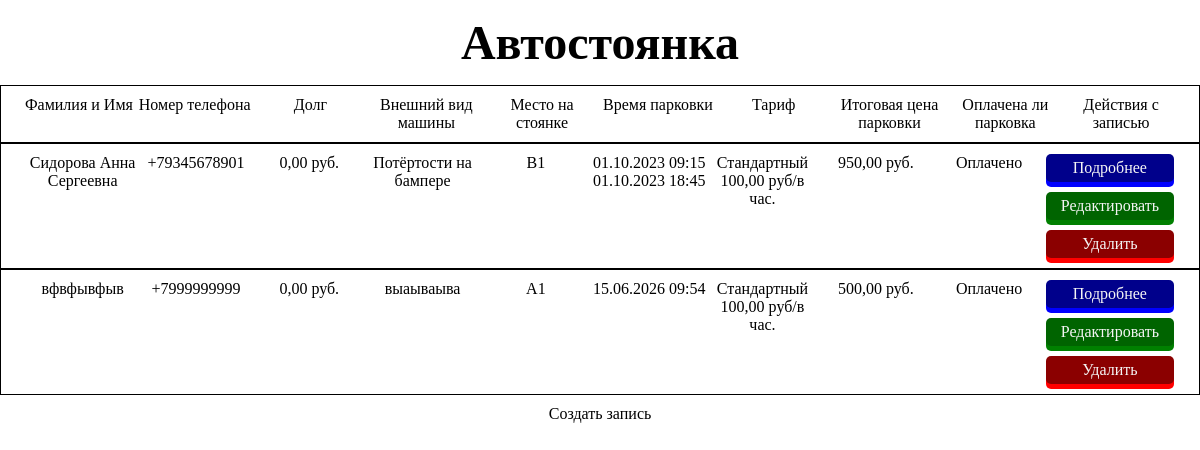
The page / on the database its author committed.
### tables this page shows
CREATE TABLE `parking` (
  `id` int(11) NOT NULL,
  `car_id` int(11) NOT NULL,
  `parking_spot_id` int(11) NOT NULL,
  `entry_time` datetime DEFAULT current_timestamp(),
  `exit_time` datetime DEFAULT NULL,
  `total_price` decimal(10,2) DEFAULT 0.00,
  `is_paid` tinyint(1) DEFAULT 0,
  `payment_method` enum('cash','card','online') DEFAULT 'cash',
  `notes` text DEFAULT NULL,
  `created_at` datetime DEFAULT current_timestamp(),
  `updated_at` datetime DEFAULT current_timestamp() ON UPDATE current_timestamp(),
  `tariffs_id` int(11) NOT NULL
);

CREATE TABLE `users` (
  `id` int(11) NOT NULL,
  `full_name` varchar(255) NOT NULL,
  `phone` varchar(20) NOT NULL,
  `created_at` datetime DEFAULT current_timestamp()
);

CREATE TABLE `cars` (
  `id` int(11) NOT NULL,
  `user_id` int(11) NOT NULL,
  `license_plate` varchar(20) NOT NULL,
  `car_model` varchar(100) DEFAULT NULL,
  `car_color` varchar(50) DEFAULT NULL,
  `car_appearance` text DEFAULT NULL,
  `created_at` datetime DEFAULT current_timestamp()
);

CREATE TABLE `parking_spots` (
  `id` int(11) NOT NULL,
  `spot_number` varchar(10) NOT NULL,
  `spot_type` enum('regular','disabled','family') DEFAULT 'regular',
  `is_occupied` tinyint(1) DEFAULT 0,
  `created_at` datetime DEFAULT current_timestamp()
);

CREATE TABLE `tariffs` (
  `id` int(11) NOT NULL,
  `tariff_name` varchar(100) NOT NULL,
  `price_per_hour` decimal(8,2) NOT NULL,
  `min_price` decimal(8,2) DEFAULT 0.00,
  `description` text DEFAULT NULL,
  `is_active` tinyint(1) DEFAULT 1,
  `created_at` datetime DEFAULT current_timestamp()
);

### config/helpers.php (called while the page is built, shortened)
<?php
function url (string $path): string {
    $path =ltrim($path, '/');
    return htmlspecialchars(BASE_PATH . '/' . $path, ENT_QUOTES, 'UTF-8');
}
function asset(string $path): string {
    return url($path);
}

### index.php (the view, shortened to what this page needs)
<?php
require_once "config/helpers.php";
?>
<!doctype html>
<html lang="ru">
<head>
    <link rel="stylesheet" href="<?= asset('css/style.css') ?>">
</head>
<body>
<header class="header-menu">
    <a href="<?= url(' ')?>"><h1>Автостоянка</h1></a>
</header>
<main class="main-content">
    <?php
    try {
        $pdo = Database::getInstance();
        $sql = "SELECT
                u.full_name AS full_name,
                u.phone AS phone,
                COALESCE(p.total_price, 0) - COALESCE((
                    SELECT SUM(amount)
                    FROM payments
                    WHERE parking_id = p.id
                ), 0) AS debt,
                c.car_appearance AS car_appearance,
                ps.spot_number AS spot_number,
                p.entry_time AS entry_time,
                p.exit_time AS exit_time,
                COALESCE(p.total_price, 0) AS total_price,
                p.is_paid AS is_paid,
                p.id AS parking_id,
                t.tariff_name AS tariff_name,
                t.price_per_hour AS tariff_price
                FROM parking p
                JOIN cars c ON p.car_id = c.id
                JOIN users u ON c.user_id = u.id
                JOIN parking_spots ps ON p.parking_spot_id = ps.id
                JOIN tariffs t ON p.tariffs_id = t.id
                ";
        $stmt = $pdo->prepare($sql);
        $stmt->execute();
        $records = $stmt->fetchAll(PDO::FETCH_ASSOC);
    } catch (PDOException $e) {
        die("Ошибка базы данных: " . $e->getMessage());
    }
    ?>
    <section class="main-table">
        <div class="table">
            <div class="table-head row-table">
                <div class="cell">Фамилия и Имя</div>
                <div class="cell">Номер телефона</div>
                <div class="cell">Долг</div>
                <div class="cell">Внешний вид машины</div>
                <div class="cell">Место на стоянке</div>
                <div class="cell">Время парковки</div>
                <div class="cell">Тариф</div>
                <div class="cell">Итоговая цена парковки</div>
                <div class="cell">Оплачена ли парковка</div>
                <div class="action cell">Действия с записью</div>
            </div>
            <?php if (!empty($records)): ?>
                <?php foreach ($records as $row): ?>
                    <div class="row-data">
                        <div class="cell"><?= htmlspecialchars(
                            $row["full_name"] ?? "",
                        ) ?></div>
                        <div class="cell"><?= htmlspecialchars(
                            $row["phone"] ?? "",
                        ) ?></div>
                        <div class="cell"><?= number_format(
                            $row["debt"] ?? 0,
                            2,
                            ",",
                            " ",
                        ) ?> руб.
                        </div>
                        <div class="cell"><?= htmlspecialchars(
                            $row["car_appearance"] ?? "Не указан",
                        ) ?></div>
                        <div class="cell"><?= htmlspecialchars(
                            $row["spot_number"] ?? "",
                        ) ?></div>
                        <div class="cell">
                            <?php
                            $entryTime = $row["entry_time"] ?? "";
                            if (!empty($entryTime)) {
                                try {
                                    $dateTime = new DateTime($entryTime);
                                    echo "<p>".$dateTime->format("d.m.Y H:i"). "</p>";
                                } catch (Exception $e) {
                                    echo "Некорректная дата";
                                }
                            } else {
                                echo "Дата отсутствует";
                            }
                            $exitTime = $row["exit_time"] ?? "";
                            if (!empty($exitTime)) {
                                try {
                                    $dateTime = new DateTime($exitTime);
                                    echo '<p>'.$dateTime->format("d.m.Y H:i").'</p>' ;
                                } catch (Exception $e) {
                                    echo "Дата отсутствует";
                                }
                            }
                            ?>
                        </div>
                        <div class="cell"><?= htmlspecialchars(
                           $row["tariff_name"] ?? "Не указан")?>
                          <?= number_format(
                            $row["tariff_price"] ?? 0,
                            2,
                            ",",
                            " ",
                          ) ?> руб/в час.
                        </div>
                        <div class="cell"><?= number_format(
                            $row["total_price"] ?? 0,
                            2,
                            ",",
                            " ",
                        ) ?> руб.
                        </div>
                        <div class="cell">
                            <?php if ($row["is_paid"]) { ?>
                                <span class="status-paid">Оплачено</span>
                            <?php } else { ?>
                                <span class="status-unpaid">Не оплачено</span>
                            <?php } ?>
                        </div>
                        <div class="action">
                            <a class="btn btn-view" href="<?= url('view.php?id=' . (int)$row['parking_id']) ?>">Подробнее</a>
                                <a class="btn btn-edit" href="<?= url('edit.php?id=' . (int)$row['parking_id']) ?>">Редактировать</a>
                                <a class="btn btn-delete" href="<?= url('delete.php?id=' . (int)$row['parking_id']) ?>">Удалить</a>
                        </div>
                    </div>
                <?php endforeach; ?>
            <?php else: ?>
                <div>Данные отсутствуют</div>
            <?php endif; ?>
            <div class="create-row">
                <a class="create-row" href="<?= url("create.php") ?>">Создать запись
                </a>
            </div>
        </div>
    </section>
</main>
</body>
</html>

### css/style.css (style rules this page uses)
* { margin: 0; padding: 0; box-sizing: border-box; }
a { text-decoration: none; color: black; }
.main-table { width: 100%; height: 780px; }
.header-menu { display: flex; flex-direction: column; }
.header-menu > a { display: flex; justify-content: center; font-size:24px; margin:15px 0; }
.row-table { display: grid; grid-template-columns: repeat(10, 1fr); padding: 10px 20px; border: solid black 1px; }
.row-data { display: grid; grid-template-columns: repeat(10, 1fr); padding: 10px 25px; text-align: center; border: solid black 1px; }
.create-row { padding: 10px 20px; text-align: center; }
.action { display: flex; flex-direction: column; gap: 10px; }
.btn { color: whitesmoke; text-decoration: none; padding: 5px 15px; border-radius: 5px; }
.btn-view { background-color: darkblue; box-shadow: 0 5px 0 blue; }
.btn-edit { background-color: darkgreen; box-shadow: 0 5px 0 green; }
.btn-delete { background-color: darkred; box-shadow: 0 5px 0 red; }
.cell { text-align: center; }

### rows shown on the page
parking: users.full_name "Сидорова Анна Сергеевна", users.phone "+79345678901", debt "0,00", car.car_appearance "Потёртости на бампере", parking_spot.spot_number "B1", entry_time "01.10.2023 09:15", exit_time "01.10.2023 18:45", tariffs.tariff_name "Стандартный", tariffs.price_per_hour "100,00", total_price "950,00", is_paid "Оплачено"
parking: users.full_name "вфвфывфыв", users.phone "+7999999999", debt "0,00", car.car_appearance "выаываыва", parking_spot.spot_number "A1", entry_time "15.06.2026 09:54", tariffs.tariff_name "Стандартный", tariffs.price_per_hour "100,00", total_price "500,00", is_paid "Оплачено"
